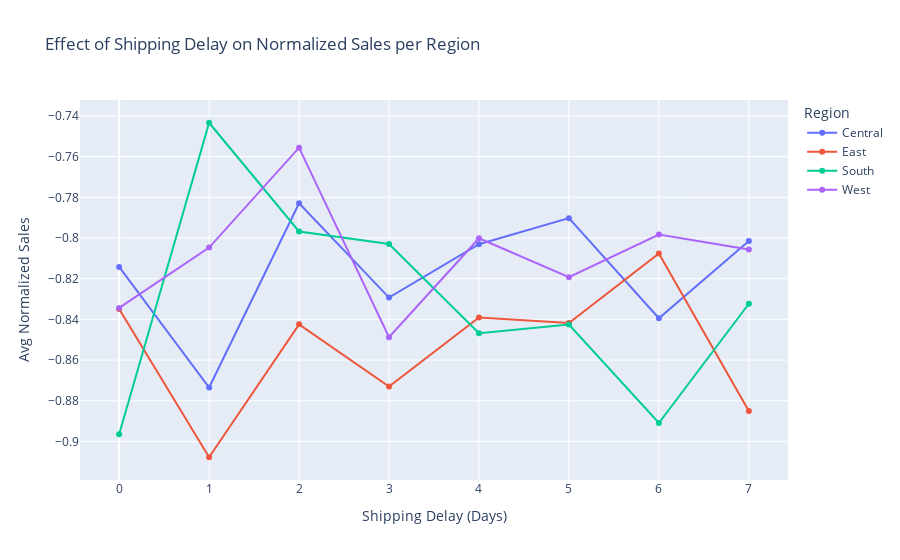
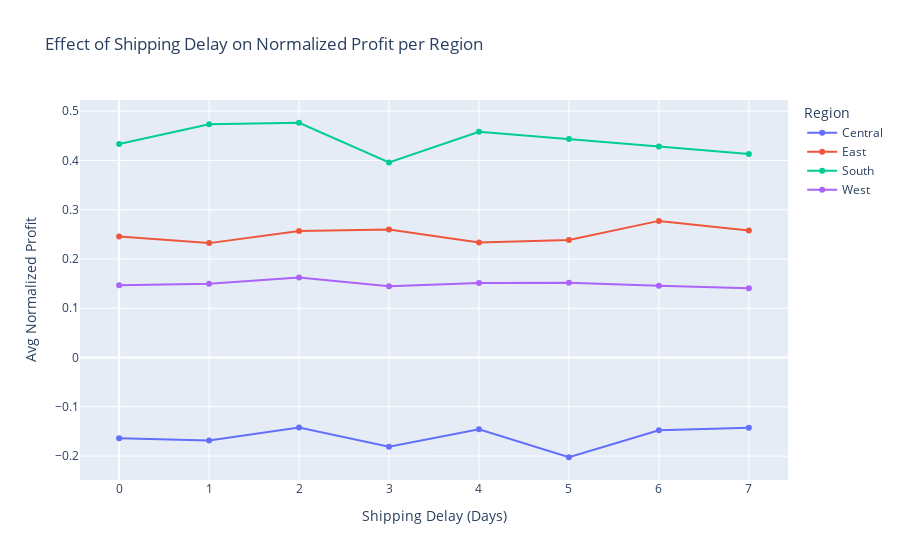

Source (notebook cell) for these figures, in order:
### Markdown cell above
**Shipping delay**

### Code cell
import plotly.express as px
import pandas as pd
from sklearn.preprocessing import MinMaxScaler

def visualize_shipping_delay_effect(df):
    """
    Visualizes the effect of shipping delay on normalized Sales and Profit per region using Plotly.
    
    Parameters:
    df (pd.DataFrame): The dataset with 'Order Date', 'Ship Date', 'Region', 'Sales', and 'Profit'.
    """
    # Ensure dates are in datetime format
    df['Order Date'] = pd.to_datetime(df['Order Date'])
    df['Ship Date'] = pd.to_datetime(df['Ship Date'])
    
    # Calculate shipping delay
    df['Shipping Delay (Days)'] = (df['Ship Date'] - df['Order Date']).dt.days
    df = df[df['Shipping Delay (Days)'] >= 0]  # Remove negative values
    
    # Normalize sales and profit per region between -1 and 1
    def normalize_region(column):
        scaler = MinMaxScaler(feature_range=(-1, 1))
        return df.groupby('Region')[column].transform(lambda x: scaler.fit_transform(x.values.reshape(-1, 1)).flatten())
    
    df['Normalized Sales'] = normalize_region('Sales')
    df['Normalized Profit'] = normalize_region('Profit')
    
    # Group data by shipping delay and region
    delay_grouped = df.groupby(['Shipping Delay (Days)', 'Region'])[['Normalized Sales', 'Normalized Profit']].mean().reset_index()
    
    # Plot Sales effect
    fig_sales = px.line(delay_grouped, x='Shipping Delay (Days)', y='Normalized Sales', color='Region',
                         title='Effect of Shipping Delay on Normalized Sales per Region',
                         markers=True, labels={'Normalized Sales': 'Avg Normalized Sales'})
    
    # Plot Profit effect
    fig_profit = px.line(delay_grouped, x='Shipping Delay (Days)', y='Normalized Profit', color='Region',
                          title='Effect of Shipping Delay on Normalized Profit per Region',
                          markers=True, labels={'Normalized Profit': 'Avg Normalized Profit'})
    
    # Show plots
    fig_sales.show()
    fig_profit.show()

# Example usage
visualize_shipping_delay_effect(df)

### Figure 1 — Plotly figure (JSON) as saved in the notebook; plotly's stock layout.template omitted (floating-point values rounded to 4 significant figures)
{"data": [{"hovertemplate": "Region=Central<br>Shipping Delay (Days)=%{x}<br>Avg Normalized Sales=%{y}<extra></extra>", "legendgroup": "Central", "line": {"color": "#636efa", "dash": "solid"}, "marker": {"symbol": "circle"}, "mode": "lines+markers", "name": "Central", "orientation": "v", "showlegend": true, "type": "scatter", "x": [0, 1, 2, 3, 4, 5, 6, 7], "xaxis": "x", "y": [-0.8142, -0.8735, -0.7829, -0.8293, -0.8031, -0.7902, -0.8395, -0.8015], "yaxis": "y"}, {"hovertemplate": "Region=East<br>Shipping Delay (Days)=%{x}<br>Avg Normalized Sales=%{y}<extra></extra>", "legendgroup": "East", "line": {"color": "#EF553B", "dash": "solid"}, "marker": {"symbol": "circle"}, "mode": "lines+markers", "name": "East", "orientation": "v", "showlegend": true, "type": "scatter", "x": [0, 1, 2, 3, 4, 5, 6, 7], "xaxis": "x", "y": [-0.8349, -0.9078, -0.8425, -0.873, -0.839, -0.8418, -0.8076, -0.8851], "yaxis": "y"}, {"hovertemplate": "Region=South<br>Shipping Delay (Days)=%{x}<br>Avg Normalized Sales=%{y}<extra></extra>", "legendgroup": "South", "line": {"color": "#00cc96", "dash": "solid"}, "marker": {"symbol": "circle"}, "mode": "lines+markers", "name": "South", "orientation": "v", "showlegend": true, "type": "scatter", "x": [0, 1, 2, 3, 4, 5, 6, 7], "xaxis": "x", "y": [-0.8965, -0.7433, -0.7968, -0.803, -0.8468, -0.8426, -0.8909, -0.8323], "yaxis": "y"}, {"hovertemplate": "Region=West<br>Shipping Delay (Days)=%{x}<br>Avg Normalized Sales=%{y}<extra></extra>", "legendgroup": "West", "line": {"color": "#ab63fa", "dash": "solid"}, "marker": {"symbol": "circle"}, "mode": "lines+markers", "name": "West", "orientation": "v", "showlegend": true, "type": "scatter", "x": [0, 1, 2, 3, 4, 5, 6, 7], "xaxis": "x", "y": [-0.8344, -0.8047, -0.7556, -0.8487, -0.8001, -0.8193, -0.7983, -0.8056], "yaxis": "y"}], "layout": {"legend": {"title": {"text": "Region"}, "tracegroupgap": 0}, "title": {"text": "Effect of Shipping Delay on Normalized Sales per Region"}, "xaxis": {"anchor": "y", "domain": [0, 1], "title": {"text": "Shipping Delay (Days)"}}, "yaxis": {"anchor": "x", "domain": [0, 1], "title": {"text": "Avg Normalized Sales"}}}}

### Figure 2 — Plotly figure (JSON) as saved in the notebook; plotly's stock layout.template omitted (floating-point values rounded to 4 significant figures)
{"data": [{"hovertemplate": "Region=Central<br>Shipping Delay (Days)=%{x}<br>Avg Normalized Profit=%{y}<extra></extra>", "legendgroup": "Central", "line": {"color": "#636efa", "dash": "solid"}, "marker": {"symbol": "circle"}, "mode": "lines+markers", "name": "Central", "orientation": "v", "showlegend": true, "type": "scatter", "x": [0, 1, 2, 3, 4, 5, 6, 7], "xaxis": "x", "y": [-0.1637, -0.1682, -0.1423, -0.181, -0.1458, -0.2024, -0.1478, -0.1427], "yaxis": "y"}, {"hovertemplate": "Region=East<br>Shipping Delay (Days)=%{x}<br>Avg Normalized Profit=%{y}<extra></extra>", "legendgroup": "East", "line": {"color": "#EF553B", "dash": "solid"}, "marker": {"symbol": "circle"}, "mode": "lines+markers", "name": "East", "orientation": "v", "showlegend": true, "type": "scatter", "x": [0, 1, 2, 3, 4, 5, 6, 7], "xaxis": "x", "y": [0.2455, 0.2322, 0.2569, 0.2599, 0.2333, 0.2384, 0.2773, 0.2577], "yaxis": "y"}, {"hovertemplate": "Region=South<br>Shipping Delay (Days)=%{x}<br>Avg Normalized Profit=%{y}<extra></extra>", "legendgroup": "South", "line": {"color": "#00cc96", "dash": "solid"}, "marker": {"symbol": "circle"}, "mode": "lines+markers", "name": "South", "orientation": "v", "showlegend": true, "type": "scatter", "x": [0, 1, 2, 3, 4, 5, 6, 7], "xaxis": "x", "y": [0.4335, 0.4735, 0.4765, 0.396, 0.458, 0.4437, 0.4282, 0.4131], "yaxis": "y"}, {"hovertemplate": "Region=West<br>Shipping Delay (Days)=%{x}<br>Avg Normalized Profit=%{y}<extra></extra>", "legendgroup": "West", "line": {"color": "#ab63fa", "dash": "solid"}, "marker": {"symbol": "circle"}, "mode": "lines+markers", "name": "West", "orientation": "v", "showlegend": true, "type": "scatter", "x": [0, 1, 2, 3, 4, 5, 6, 7], "xaxis": "x", "y": [0.1469, 0.1498, 0.1625, 0.1448, 0.1513, 0.1519, 0.1459, 0.1405], "yaxis": "y"}], "layout": {"legend": {"title": {"text": "Region"}, "tracegroupgap": 0}, "title": {"text": "Effect of Shipping Delay on Normalized Profit per Region"}, "xaxis": {"anchor": "y", "domain": [0, 1], "title": {"text": "Shipping Delay (Days)"}}, "yaxis": {"anchor": "x", "domain": [0, 1], "title": {"text": "Avg Normalized Profit"}}}}
